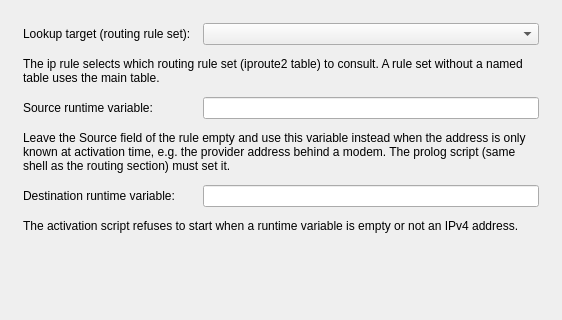
<?xml version="1.0" encoding="UTF-8"?>
<ui version="4.0">
 <class>IPRuleOptionsDialog_q</class>
 <widget class="QWidget" name="IPRuleOptionsDialog_q" >
  <property name="geometry" >
   <rect>
    <x>0</x>
    <y>0</y>
    <width>562</width>
    <height>320</height>
   </rect>
  </property>
  <property name="windowTitle" >
   <string>IP Rule Options</string>
  </property>
  <layout class="QGridLayout" name="gridLayout" >
   <item row="0" column="0" >
    <widget class="QFrame" name="frame1" >
     <property name="frameShape" >
      <enum>QFrame::NoFrame</enum>
     </property>
     <property name="frameShadow" >
      <enum>QFrame::Plain</enum>
     </property>
     <layout class="QGridLayout" >
      <property name="margin" >
       <number>12</number>
      </property>
      <property name="spacing" >
       <number>12</number>
      </property>
      <item row="0" column="0" >
       <widget class="QLabel" name="lookup_label" >
        <property name="text" >
         <string>Lookup target (routing rule set):</string>
        </property>
       </widget>
      </item>
      <item row="0" column="1" >
       <widget class="QComboBox" name="lookup_combo" />
      </item>
      <item row="1" column="0" colspan="2" >
       <widget class="QLabel" name="lookup_hint" >
        <property name="text" >
         <string>The ip rule selects which routing rule set (iproute2 table) to consult. A rule set without a named table uses the main table.</string>
        </property>
        <property name="wordWrap" >
         <bool>true</bool>
        </property>
       </widget>
      </item>
      <item row="2" column="0" >
       <widget class="QLabel" name="src_var_label" >
        <property name="text" >
         <string>Source runtime variable:</string>
        </property>
       </widget>
      </item>
      <item row="2" column="1" >
       <widget class="QLineEdit" name="src_runtime_var_edit" >
        <property name="toolTip" >
         <string>Optional shell variable name (without $) that the prolog fills at activation time, e.g. provider_ip set by fwb_get_provider_ip. It replaces all source address objects; the rule then compiles for IPv4 only.</string>
        </property>
       </widget>
      </item>
      <item row="3" column="0" colspan="2" >
       <widget class="QLabel" name="src_var_hint" >
        <property name="text" >
         <string>Leave the Source field of the rule empty and use this variable instead when the address is only known at activation time, e.g. the provider address behind a modem. The prolog script (same shell as the routing section) must set it.</string>
        </property>
        <property name="wordWrap" >
         <bool>true</bool>
        </property>
       </widget>
      </item>
      <item row="4" column="0" >
       <widget class="QLabel" name="dst_var_label" >
        <property name="text" >
         <string>Destination runtime variable:</string>
        </property>
       </widget>
      </item>
      <item row="4" column="1" >
       <widget class="QLineEdit" name="dst_runtime_var_edit" >
        <property name="toolTip" >
         <string>Optional shell variable name (without $) used as the "to" selector of the ip rule. Same rules as the source runtime variable.</string>
        </property>
       </widget>
      </item>
      <item row="5" column="0" colspan="2" >
       <widget class="QLabel" name="dst_var_hint" >
        <property name="text" >
         <string>The activation script refuses to start when a runtime variable is empty or not an IPv4 address.</string>
        </property>
        <property name="wordWrap" >
         <bool>true</bool>
        </property>
       </widget>
      </item>
      <item row="6" column="0" colspan="2" >
       <spacer>
        <property name="orientation" >
         <enum>Qt::Vertical</enum>
        </property>
        <property name="sizeHint" stdset="0" >
         <size>
          <width>20</width>
          <height>5</height>
         </size>
        </property>
       </spacer>
      </item>
     </layout>
    </widget>
   </item>
  </layout>
 </widget>
 <resources/>
 <connections/>
</ui>
